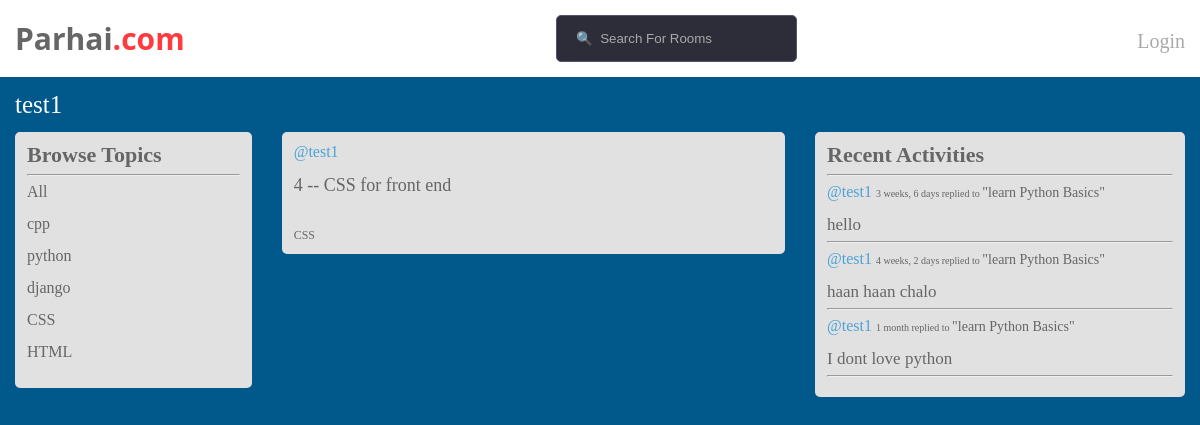
The app's page /profile/2/ with its own data.
### core/models.py (models this page shows, shortened)
class Topic(models.Model):
    text = models.CharField(max_length=200)

class Room(models.Model):
    host = models.ForeignKey(User, on_delete=models.SET_NULL, null=True)
    name = models.CharField(max_length=255)
    topic = models.ForeignKey(Topic, on_delete=models.SET_NULL, null=True)
    description = models.TextField(null=True, blank=True)
    participants = models.ManyToManyField(User, related_name='participants', blank=True)
    updated = models.DateTimeField(auto_now=True)
    created = models.DateTimeField(auto_now_add=True)
    class Meta:
        ordering = ['-updated', '-created']
    def __str__(self):
        return self.name

class Message(models.Model):
    user = models.ForeignKey(User, on_delete=models.CASCADE)
    room = models.ForeignKey(Room, on_delete=models.CASCADE)
    message = models.TextField()
    updated = models.DateTimeField(auto_now=True)
    created = models.DateTimeField(auto_now_add=True)
    class Meta:
        ordering = ['-updated', '-created']
    def __str__(self):
        return self.message[0:50]

### core/views.py (the view)
# urls.py: path('profile/<str:pk>/', views.userprofile, name='user-profile'),
def userprofile(request, pk):
    user = User.objects.get(id=pk)
    rooms = user.room_set.all()
    room_messages = user.message_set.all()
    topics  = Topic.objects.all()
    context = {'user': user, 'rooms': rooms, 'topics': topics, 'room_messages': room_messages}
    return render(request, 'core/profile.html', context)

### core/templates/core/profile.html
{% extends 'index.html'%} {% block content%} {% load static %}
<link rel="stylesheet" href="{% static 'core/styles/style.css' %}" />
<div class="profile">
  <h1>{{user.username}}</h1>
  <div class="profile-container">
    <div>{% include 'core/topiccomponents.html' %}</div>
    <div>{% include 'core/feed.html' %}</div>
    <div>{% include 'core/activityfeed.html' %}</div>
  </div>
</div>
{% endblock%}

### core/templates/core/topiccomponents.html
{% load static %}
<link rel="stylesheet" href="{% static 'core/styles/style.css' %}" />
<div class="browse-container">
  <h3 class="browse">Browse Topics</h3>
  <hr />
  <div>
    <a href="{% url 'index' %}">All</a>
  </div>
  <br />
  {% for topic in topics%}
  <div class="all-topics">
    <a href="{% url 'index' %}?q={{topic.text}}">{{topic.text}}</a>
  </div>
  <br />
  {% endfor%}
</div>

### core/templates/core/feed.html (shortened to what this page needs)
{% load static %}
<link rel="stylesheet" href="{% static 'core/styles/style.css' %}" />
<div>
  {% for i in rooms%}
  <div class="browse-container">
    <a href="{% url 'user-profile' i.host.id%}" class="uname"
      >@{{i.host.username}}</a
    ><br /><br />
    <h5>{{i.id}} -- <a href="{% url 'room' i.id %}">{{i.name}}</a></h5>
    <br />
    <br />
    <small class="topic-text">{{i.topic.text}}</small><br />
  </div>
  {% endfor %}
</div>

### core/templates/core/activityfeed.html (shortened to what this page needs)
{% load static %}
<link rel="stylesheet" href="{% static 'core/styles/style.css' %}" />
<div class="browse-container">
  <h3 class="browse">Recent Activities</h3>
  <hr />
  {% for i in room_messages%}
  <div class="activity">
    <a href="{% url 'user-profile' i.user.id%}" class="username">@{{i.user}}</a>
    <small>{{i.created|timesince}} replied to <span>"{{i.room}}"</span></small
    ><br /><br />
    <p>{{i}}</p>
    <hr />
  </div>
  {% endfor%}
</div>

### static/styles/main.css (style rules this page uses)
html, body, div, span, applet, object, iframe, h1, h2, h3, h4, h5, h6, p, blockquote, pre, a, abbr, acronym, address, big, cite, code, del, dfn, em, img, ins, kbd, q, s, samp, small, strike, strong, sub, sup, tt, var, b, u, i, center, dl, dt, dd, ol, ul, li, fieldset, form, label, legend, table, caption, tbody, tfoot, thead, tr, th, td, article, aside, canvas, details, embed, figure, figcaption, footer, header, hgroup, menu, nav, output, ruby, section, summary, time, mark, audio, video { margin: 0; padding: 0; border: 0; font-size: 100%; font: inherit; vertical-align: baseline; }
body { line-height: 1; }
body { background-color: #00588b; }

### core/static/core/styles/style.css (style rules this page uses)
.profile-container { display: grid; grid-template-columns: 1fr 2fr 1.5fr; }
.profile h1 { color: white; font-weight: 510; font-size: 25px; margin-top: 15px; margin-left: 15px; font-style: 'open sans', sans-serif; }
.browse-container { border: 2px solid #e1e1e1; border-radius: 5px; margin-top: 15px; margin-left: 15px; margin-right: 15px; background-color: #e1e1e1; text-decoration: none; color: #666666; padding: 10px; }
.browse { font-size: 22px; font-weight: 600; }
.browse-container a { color: #666666; text-decoration: none; border-radius: 5px; }
.browse-container a.uname { color: #4ba3d6; }
.activity a.username { color: #4ba3d6; }
.activity small { font-size: 10px; }
.activity small span { font-size: 14px; }
.activity p { font-size: 17px; }
.browse-container h5 { font-weight: 500; font-size: 18px; }
.browse-container small.topic-text { font-size: 12px; }

### records on screen
Topic: text "cpp"
Topic: text "python"
Topic: text "django"
Topic: text "CSS"
Topic: text "HTML"
Room: host.username "test1", id "4", name "CSS for front end", topic.text "CSS"
Message: user "test1", created "3 weeks, 6 days", room "learn Python Basics", message "hello"
Message: user "test1", created "4 weeks, 2 days", room "learn Python Basics", message "haan haan chalo"
Message: user "test1", created "1 month", room "learn Python Basics", message "I dont love python"

### other values on screen
{{ user.username }} "test1"
